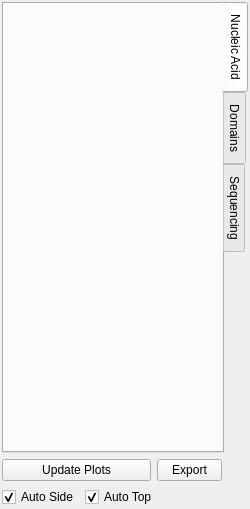
<?xml version="1.0" encoding="UTF-8"?>
<ui version="4.0">
 <class>panel</class>
 <widget class="QWidget" name="panel">
  <property name="geometry">
   <rect>
    <x>0</x>
    <y>0</y>
    <width>250</width>
    <height>509</height>
   </rect>
  </property>
  <property name="maximumSize">
   <size>
    <width>16777215</width>
    <height>16777215</height>
   </size>
  </property>
  <property name="windowTitle">
   <string>Form</string>
  </property>
  <layout class="QVBoxLayout" name="verticalLayout">
   <property name="leftMargin">
    <number>2</number>
   </property>
   <property name="topMargin">
    <number>2</number>
   </property>
   <property name="rightMargin">
    <number>2</number>
   </property>
   <property name="bottomMargin">
    <number>2</number>
   </property>
   <item>
    <widget class="QTabWidget" name="tab_area">
     <property name="maximumSize">
      <size>
       <width>16777215</width>
       <height>16777215</height>
      </size>
     </property>
     <property name="tabPosition">
      <enum>QTabWidget::East</enum>
     </property>
     <property name="tabShape">
      <enum>QTabWidget::Rounded</enum>
     </property>
     <property name="currentIndex">
      <number>0</number>
     </property>
     <property name="usesScrollButtons">
      <bool>true</bool>
     </property>
     <property name="documentMode">
      <bool>false</bool>
     </property>
     <property name="movable">
      <bool>false</bool>
     </property>
     <property name="tabBarAutoHide">
      <bool>false</bool>
     </property>
     <widget class="QWidget" name="nucleic_acid_tab">
      <attribute name="title">
       <string>Nucleic Acid</string>
      </attribute>
     </widget>
     <widget class="QWidget" name="domains_tab">
      <attribute name="title">
       <string>Domains</string>
      </attribute>
     </widget>
     <widget class="QWidget" name="sequencing_tab">
      <attribute name="title">
       <string>Sequencing</string>
      </attribute>
     </widget>
    </widget>
   </item>
   <item>
    <layout class="QGridLayout" name="gridLayout">
     <item row="1" column="3" rowspan="2">
      <spacer name="horizontalSpacer">
       <property name="orientation">
        <enum>Qt::Horizontal</enum>
       </property>
       <property name="sizeType">
        <enum>QSizePolicy::Fixed</enum>
       </property>
       <property name="sizeHint" stdset="0">
        <size>
         <width>26</width>
         <height>20</height>
        </size>
       </property>
      </spacer>
     </item>
     <item row="1" column="0" colspan="2">
      <widget class="QPushButton" name="update_graphs">
       <property name="minimumSize">
        <size>
         <width>0</width>
         <height>0</height>
        </size>
       </property>
       <property name="toolTip">
        <string>Update graphs</string>
       </property>
       <property name="statusTip">
        <string>Recompute all plots.</string>
       </property>
       <property name="text">
        <string>Update Plots</string>
       </property>
       <property name="shortcut">
        <string>Ctrl+U</string>
       </property>
       <property name="checkable">
        <bool>false</bool>
       </property>
       <property name="checked">
        <bool>false</bool>
       </property>
       <property name="autoRepeat">
        <bool>false</bool>
       </property>
       <property name="autoDefault">
        <bool>false</bool>
       </property>
       <property name="flat">
        <bool>false</bool>
       </property>
      </widget>
     </item>
     <item row="1" column="2">
      <widget class="QPushButton" name="export_graphs">
       <property name="maximumSize">
        <size>
         <width>65</width>
         <height>16777215</height>
        </size>
       </property>
       <property name="text">
        <string>Export</string>
       </property>
      </widget>
     </item>
     <item row="2" column="0" colspan="3">
      <layout class="QHBoxLayout" name="horizontalLayout">
       <item>
        <widget class="QCheckBox" name="auto_update_side_view">
         <property name="maximumSize">
          <size>
           <width>16777215</width>
           <height>16777215</height>
          </size>
         </property>
         <property name="text">
          <string>Auto Side</string>
         </property>
         <property name="checkable">
          <bool>true</bool>
         </property>
         <property name="checked">
          <bool>true</bool>
         </property>
        </widget>
       </item>
       <item>
        <widget class="QCheckBox" name="auto_update_top_view">
         <property name="maximumSize">
          <size>
           <width>16777215</width>
           <height>16777215</height>
          </size>
         </property>
         <property name="text">
          <string>Auto Top</string>
         </property>
         <property name="checkable">
          <bool>true</bool>
         </property>
         <property name="checked">
          <bool>true</bool>
         </property>
        </widget>
       </item>
       <item>
        <spacer name="horizontalSpacer_2">
         <property name="orientation">
          <enum>Qt::Horizontal</enum>
         </property>
         <property name="sizeHint" stdset="0">
          <size>
           <width>40</width>
           <height>20</height>
          </size>
         </property>
        </spacer>
       </item>
      </layout>
     </item>
    </layout>
   </item>
  </layout>
 </widget>
 <resources/>
 <connections/>
</ui>
